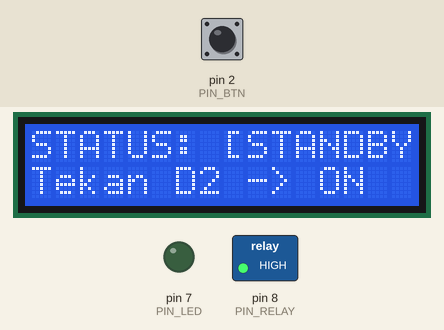
This sketch was run on a simulated Arduino Uno, built with avr-gcc and run on an emulated ATmega328P. Shown: 16×2 character LCD, switched loads named in the sketch (green lamp = pin HIGH), output pins drawn as LEDs (lit = HIGH). The test bench sets the inputs (shaded band); at power-on: pin 2 (PIN_BTN) HIGH. What the sketch prints to the serial monitor is not drawn.

Above: at 1.2 s.
1.3 s: pin 2 (PIN_BTN) pulled LOW for 0.15 s
At 2.5 s:
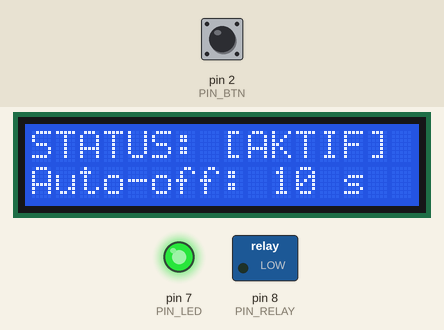
4.4 s: pin 2 (PIN_BTN) pulled LOW for 1 s
At 5.8 s:
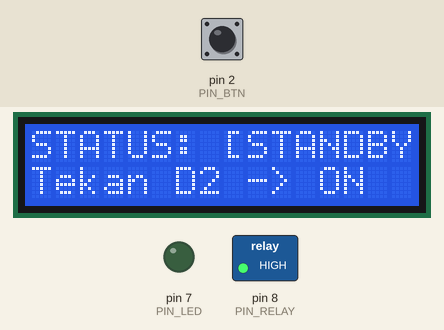
6.9 s: pin 2 (PIN_BTN) pulled LOW for 0.15 s
At 9.2 s:
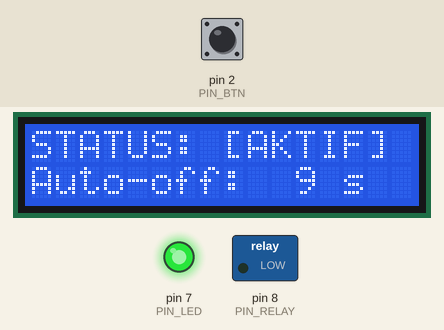
10.0 s: pin 2 (PIN_BTN) pulled LOW for 3.2 s
At 11.3 s:
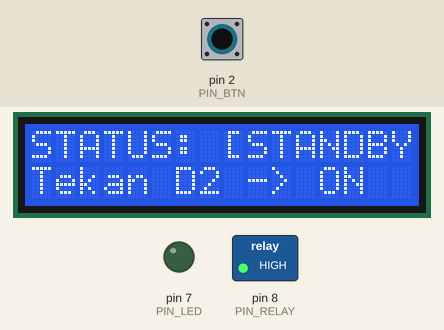
Timing chart, 0 to 13.0 s (numbered marks = the images above; inputs shaded):
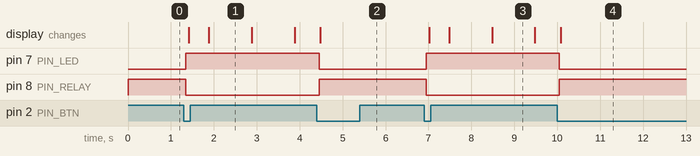

The sketch:

relay_timer_controller.ino
```cpp
/**
 * relay_timer_controller.ino
 * Modul 08: Pengendali Modul Relay 5V dengan Tombol Toggle, Auto-Cutoff, dan LCD
 *
 * Hardware:
 * - Arduino Uno R3
 * - Modul Relay 5V 1-Channel:
 *     * VCC -> 5V Uno
 *     * GND -> GND Uno
 *     * IN  -> Pin D8 Uno (Active-LOW: 0V = ON, 5V = OFF)
 * - LED Indikator : Pin D7 via Resistor 220 Ohm ke GND
 * - Push Button   : Pin D2 ke GND (INPUT_PULLUP, Active-LOW)
 * - LCD 1602 I2C  : SDA -> A4, SCL -> A5, VCC -> 5V, GND -> GND
 *
 * Fitur Keselamatan:
 * 1. Booting Glitch Prevention: Memanggil digitalWrite(HIGH) sebelum pinMode(OUTPUT)
 *    agar relay tidak menyala sesaat (glitch) saat mikrokontroler pertama kali menyala.
 * 2. Anti-Chatter Protection: Mencegah relay berpindah status lebih cepat dari 500ms
 *    untuk menjaga ketahanan fisik kontak tembaga relay.
 * 3. Auto-Cutoff Timer: Relay otomatis padam setelah 10 detik untuk mencegah beban overheat.
 */

#include <Arduino.h>
#include <Wire.h>
#include <LiquidCrystal_I2C.h>

LiquidCrystal_I2C lcd(0x27, 16, 2);

const uint8_t PIN_RELAY  = 8;
const uint8_t PIN_BTN    = 2;
const uint8_t PIN_LED    = 7;

// Definisi logika Active-LOW modul relay
const uint8_t RELAY_ON  = LOW;  // Sinyal 0V memicu optocoupler menyalakan koil
const uint8_t RELAY_OFF = HIGH; // Sinyal 5V mematikan optocoupler (standby)

bool statusRelayAktif = false;
uint32_t waktuMulaiRelay = 0;
const uint32_t DURASI_AUTO_OFF = 10000; // Batas durasi kerja maksimal (10 detik)

// Variabel debounce tombol
int statusTombolTerakhir = HIGH;
uint32_t waktuDebounce   = 0;
const uint32_t JEDA_DEBOUNCE = 50;

// Proteksi mekanik anti-chatter
uint32_t waktuAksiRelayTerakhir = 0;
const uint32_t JEDA_ANTI_CHATTER = 500; // Jeda minimum antaraksi relay (500 milidetik)

void perbaruiTampilanLcd(int sisaDetik);
void aktifkanRelay(uint32_t waktuMulai);
void matikanRelay();

void setup() {
    // PENTING: Tulis logika HIGH ke output latch register SEBELUM mengeset mode OUTPUT.
    // Trik ini mencegah koil relay tersentak menyala (glitch) sesaat saat pin bertransisi dari Tri-state ke Output.
    digitalWrite(PIN_RELAY, RELAY_OFF);
    pinMode(PIN_RELAY, OUTPUT);

    pinMode(PIN_LED, OUTPUT);
    digitalWrite(PIN_LED, LOW);

    pinMode(PIN_BTN, INPUT_PULLUP);

    Serial.begin(115200);
    Serial.println(F("\n=== PENGENDALI RELAY DENGAN PROTEKSI TIMER ==="));

    lcd.init();
    lcd.backlight();
    perbaruiTampilanLcd(0);
}

void loop() {
    uint32_t sekarang = millis();

    // -------------------------------------------------------------------------
    // 1. Baca Tombol Toggle (D2) dengan Debounce
    // -------------------------------------------------------------------------
    int bacaTombol = digitalRead(PIN_BTN);
    if (bacaTombol != statusTombolTerakhir) {
        waktuDebounce = sekarang;
    }
    if ((sekarang - waktuDebounce) > JEDA_DEBOUNCE) {
        static int statusStabil = HIGH;
        if (bacaTombol != statusStabil) {
            statusStabil = bacaTombol;
            if (statusStabil == LOW) {
                // 2. Proteksi Anti-Chatter: Pastikan sudah lewat 500ms sejak peralihan terakhir
                if (sekarang - waktuAksiRelayTerakhir >= JEDA_ANTI_CHATTER) {
                    waktuAksiRelayTerakhir = sekarang;

                    if (!statusRelayAktif) {
                        aktifkanRelay(sekarang);
                    } else {
                        matikanRelay();
                    }
                }
            }
        }
    }
    statusTombolTerakhir = bacaTombol;

    // -------------------------------------------------------------------------
    // 3. Auto-Cutoff Scheduler (Non-Blocking Timer)
    // -------------------------------------------------------------------------
    if (statusRelayAktif) {
        uint32_t waktuBerjalan = sekarang - waktuMulaiRelay;

        // Cek apakah waktu operasional sudah mencapai 10 detik
        if (waktuBerjalan >= DURASI_AUTO_OFF) {
            Serial.println(F("[AUTO-CUTOFF] Waktu habis: Relay dimatikan otomatis."));
            matikanRelay();
        } else {
            // Perbarui sisa waktu di layar LCD setiap 500ms agar efisien
            static uint32_t waktuUpdateLcd = 0;
            if (sekarang - waktuUpdateLcd >= 500) {
                waktuUpdateLcd = sekarang;
                int sisaDetik = (DURASI_AUTO_OFF - waktuBerjalan) / 1000 + 1;
                perbaruiTampilanLcd(sisaDetik);
            }
        }
    }
}

void aktifkanRelay(uint32_t waktuMulai) {
    statusRelayAktif = true;
    waktuMulaiRelay = waktuMulai;
    digitalWrite(PIN_RELAY, RELAY_ON);
    digitalWrite(PIN_LED, HIGH);

    Serial.println(F("[AKSI] Relay: AKTIF (Timer 10 detik dimulai)"));
    perbaruiTampilanLcd(10);
}

void matikanRelay() {
    statusRelayAktif = false;
    digitalWrite(PIN_RELAY, RELAY_OFF);
    digitalWrite(PIN_LED, LOW);

    Serial.println(F("[AKSI] Relay: STANDBY (Mati)"));
    perbaruiTampilanLcd(0);
}

void perbaruiTampilanLcd(int sisaDetik) {
    lcd.setCursor(0, 0);
    lcd.print(F("STATUS: "));
    if (statusRelayAktif) {
        lcd.print(F("[AKTIF] "));
    } else {
        lcd.print(F("[STANDBY]"));
    }

    lcd.setCursor(0, 1);
    char buffer[17];
    if (statusRelayAktif) {
        snprintf(buffer, sizeof(buffer), "Auto-off: %2d s   ", sisaDetik);
    } else {
        snprintf(buffer, sizeof(buffer), "Tekan D2 -> ON  ");
    }
    lcd.print(buffer);
}
```

Measured:
- after the input at 1.3 s, pin 7 (PIN_LED): LOW → HIGH after 0.05 s; pin 8 (PIN_RELAY): HIGH → LOW after 0.05 s; the display: first changes after 0.11 s (image 1 shows a later state)
- after the input at 4.4 s, pin 7 (PIN_LED): HIGH → LOW after 0.05 s; pin 8 (PIN_RELAY): LOW → HIGH after 0.05 s; the display: changes after 0.08 s (image 2)
- after the input at 6.9 s, pin 7 (PIN_LED): LOW → HIGH after 0.05 s; pin 8 (PIN_RELAY): HIGH → LOW after 0.05 s; the display: first changes after 0.11 s (image 3 shows a later state)
- after the input at 10.0 s, pin 7 (PIN_LED): HIGH → LOW after 0.05 s; pin 8 (PIN_RELAY): LOW → HIGH after 0.05 s; the display: changes after 0.08 s (image 4)
- what the display in image 1 shows lasts 1.0 s, from 1.9 s to 2.9 s
